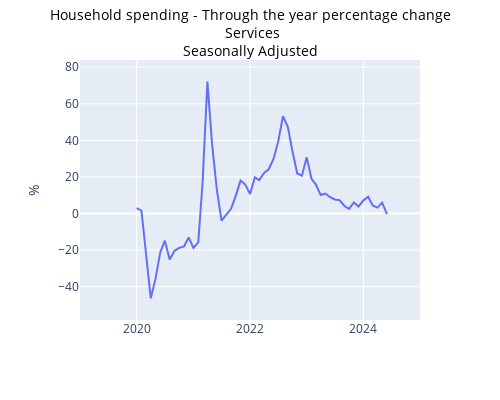

The notebook cell saved with this chart:
### Code cell
startDateExample = datetime(2019, 1, 1)
endDateExample = datetime(2024, 12, 31)
seriesToGraph = 'A130200612R'


graph_series_abs(seriesToGraph, dataSetLF, startDateExample, endDateExample,1, metaDataDict)

### Figure 1 — Plotly figure (JSON) as saved in the notebook; plotly's stock layout.template omitted (floating-point values rounded to 4 significant figures)
{"data": [{"hovertemplate": "Date=%{x}<br>A130200612R=%{y}<extra></extra>", "legendgroup": "", "line": {"color": "#636efa", "dash": "solid"}, "marker": {"symbol": "circle"}, "mode": "lines", "name": "", "orientation": "v", "showlegend": false, "type": "scatter", "x": ["2019-01-01T00:00:00", "2019-02-01T00:00:00", "2019-03-01T00:00:00", "2019-04-01T00:00:00", "2019-05-01T00:00:00", "2019-06-01T00:00:00", "2019-07-01T00:00:00", "2019-08-01T00:00:00", "2019-09-01T00:00:00", "2019-10-01T00:00:00", "2019-11-01T00:00:00", "2019-12-01T00:00:00", "2020-01-01T00:00:00", "2020-02-01T00:00:00", "2020-03-01T00:00:00", "2020-04-01T00:00:00", "2020-05-01T00:00:00", "2020-06-01T00:00:00", "2020-07-01T00:00:00", "2020-08-01T00:00:00", "2020-09-01T00:00:00", "2020-10-01T00:00:00", "2020-11-01T00:00:00", "2020-12-01T00:00:00", "2021-01-01T00:00:00", "2021-02-01T00:00:00", "2021-03-01T00:00:00", "2021-04-01T00:00:00", "2021-05-01T00:00:00", "2021-06-01T00:00:00", "2021-07-01T00:00:00", "2021-08-01T00:00:00", "2021-09-01T00:00:00", "2021-10-01T00:00:00", "2021-11-01T00:00:00", "2021-12-01T00:00:00", "2022-01-01T00:00:00", "2022-02-01T00:00:00", "2022-03-01T00:00:00", "2022-04-01T00:00:00", "2022-05-01T00:00:00", "2022-06-01T00:00:00", "2022-07-01T00:00:00", "2022-08-01T00:00:00", "2022-09-01T00:00:00", "2022-10-01T00:00:00", "2022-11-01T00:00:00", "2022-12-01T00:00:00", "2023-01-01T00:00:00", "2023-02-01T00:00:00", "2023-03-01T00:00:00", "2023-04-01T00:00:00", "2023-05-01T00:00:00", "2023-06-01T00:00:00", "2023-07-01T00:00:00", "2023-08-01T00:00:00", "2023-09-01T00:00:00", "2023-10-01T00:00:00", "2023-11-01T00:00:00", "2023-12-01T00:00:00", "2024-01-01T00:00:00", "2024-02-01T00:00:00", "2024-03-01T00:00:00", "2024-04-01T00:00:00", "2024-05-01T00:00:00", "2024-06-01T00:00:00"], "xaxis": "x", "y": [null, null, null, null, null, null, null, null, null, null, null, null, 2.9, 1.6, -21.6, -46.4, -35.9, -21.3, -14.9, -25.1, -20.4, -18.8, -18, -13.1, -18.8, -15.8, 17.1, 72.1, 38.1, 12.9, -3.9, -0.3, 2.7, 9.8, 18, 15.8, 10.7, 19.8, 18.3, 22.2, 24.2, 29.8, 39.3, 53.2, 47.4, 34, 21.9, 20.7, 30.7, 19, 15.8, 10.1, 10.9, 8.9, 7.7, 7.3, 4.1, 2.5, 6, 3.8, 7.2, 9.2, 4.4, 3.2, 6, -0.3], "yaxis": "y"}], "layout": {"height": 400, "hovermode": "x", "legend": {"tracegroupgap": 0}, "margin": {"t": 60}, "title": {"font": {"color": "black", "size": 14}, "text": "Household spending - Through the year percentage change<br> Services<br>Seasonally Adjusted", "x": 0.5, "y": 0.95}, "width": 500, "xaxis": {"anchor": "y", "domain": [0, 1], "range": ["2019-01-01T00:00:00", "2024-12-31T00:00:00"], "title": {"text": " "}}, "yaxis": {"anchor": "x", "domain": [0, 1], "range": [-58.25, 83.95], "title": {"text": "%"}}}}
